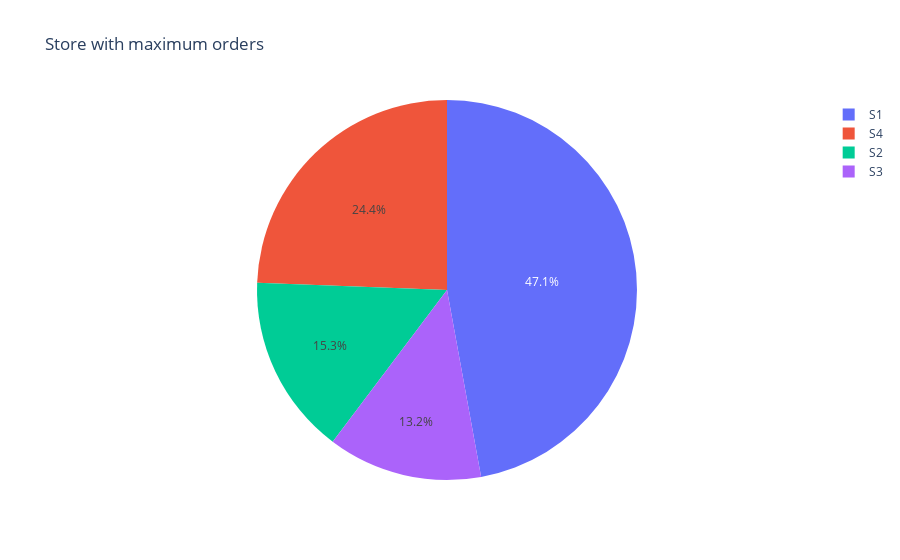

The notebook cell saved with this chart:
### Code cell
pie = data['Store_Type'].value_counts()
store = pie.index
orders = pie.values

fig = px.pie(data, values=orders, names=store, title='Store with maximum orders')
fig.show()

### Figure 1 — Plotly figure (JSON) as saved in the notebook; plotly's stock layout.template omitted (floating-point values rounded to 4 significant figures)
{"data": [{"domain": {"x": [0, 1], "y": [0, 1]}, "hovertemplate": "label=%{label}<br>value=%{value}<extra></extra>", "labels": ["S1", "S4", "S2", "S3"], "legendgroup": "", "name": "", "showlegend": true, "type": "pie", "values": [88752, 45924, 28896, 24768]}], "layout": {"legend": {"tracegroupgap": 0}, "title": {"text": "Store with maximum orders"}}}
